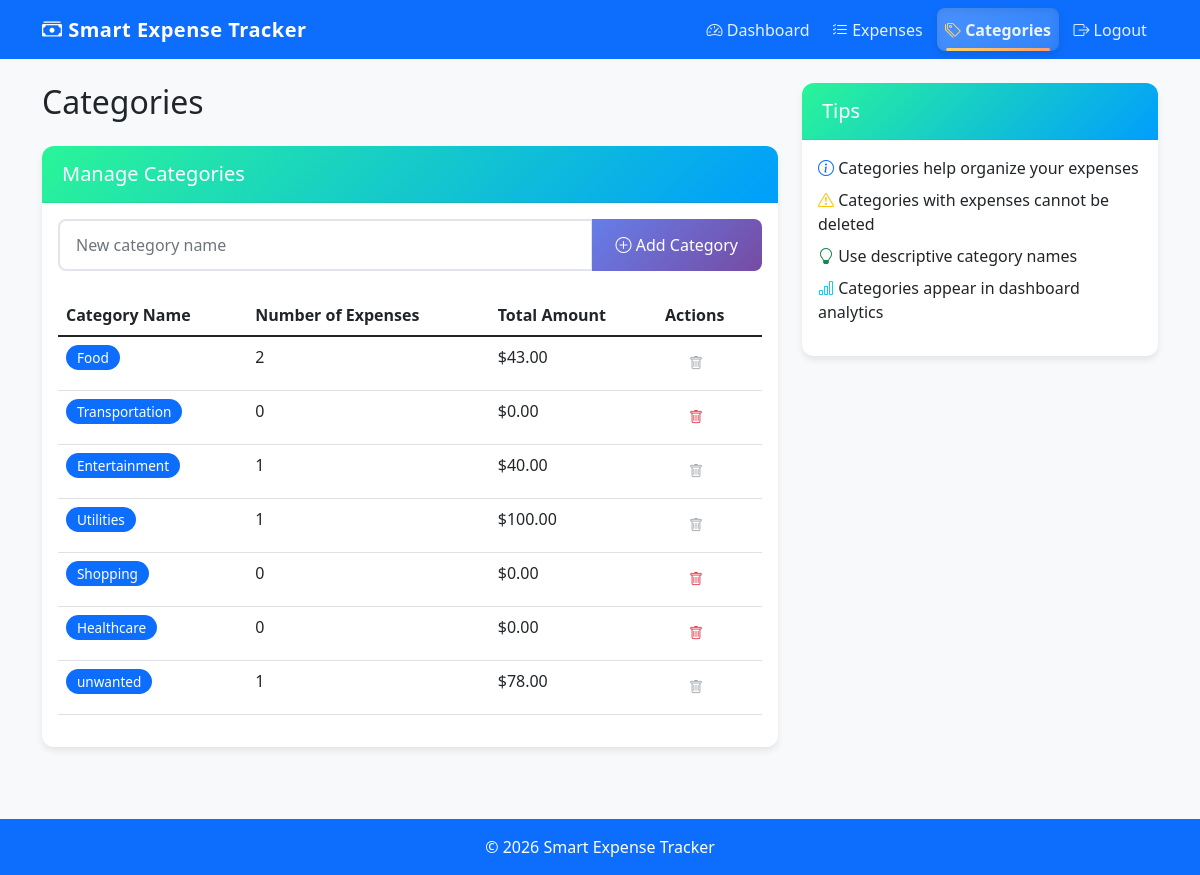
Before: /categories (signed in) with the older database file.
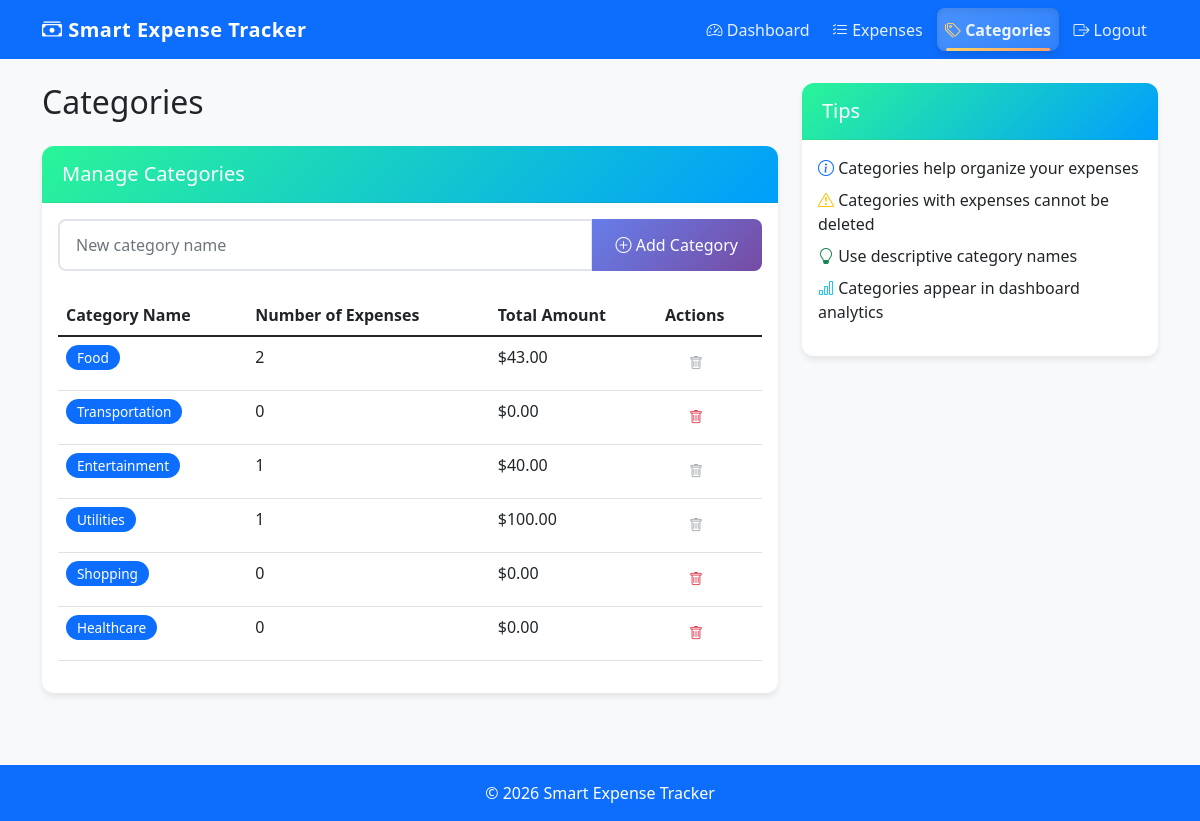
After: the same page with the newer database file.
### app.py (models this page shows)
class Category(db.Model):
    id = db.Column(db.Integer, primary_key=True)
    name = db.Column(db.String(50), nullable=False)
    user_id = db.Column(db.Integer, db.ForeignKey('user.id'), nullable=False)
    expenses = db.relationship('Expense', backref='category', lazy=True)

### app.py (the view)
@app.route('/categories')
@login_required
def categories():
    categories_list = Category.query.filter_by(user_id=current_user.id).all()
    return render_template('categories.html', categories=categories_list)

### app.py (called while the page is built)
@login_manager.user_loader
def load_user(user_id):
    return db.session.get(User, int(user_id))  # Fixed for SQLAlchemy 2.0

### templates/categories.html (shortened to what the changed rows need)
{% extends "base.html" %}
{% block content %}
<div class="row">
    <div class="col-md-8">
        <h2 class="mb-4">Categories</h2>
        <div class="card mb-4">
            <div class="card-body">
                {% if categories %}
                <div class="table-responsive">
                    <table class="table table-hover">
                        <thead>
                            <tr>
                                <th>Category Name</th>
                                <th>Number of Expenses</th>
                                <th>Total Amount</th>
                                <th>Actions</th>
                            </tr>
                        </thead>
                        <tbody>
                            {% for category in categories %}
                            <tr>
                                <td>
                                    <span class="badge bg-primary">{{ category.name }}</span>
                                </td>
                                <td>{{ category.expenses|length }}</td>
                                <td>${{ "%.2f"|format(category.expenses|sum(attribute='amount')) }}</td>
                                <td>
                                    {% if category.expenses|length == 0 %}
                                    <a href="{{ url_for('delete_category', id=category.id) }}"
                                        class="btn btn-sm btn-outline-danger delete-btn" data-type="category"
                                        data-name="{{ category.name }}">
                                        <i class="bi bi-trash"></i>
                                    </a>
                                    {% else %}
                                    <button class="btn btn-sm btn-outline-secondary" disabled
                                        title="Cannot delete category with expenses" data-bs-toggle="tooltip">
                                        <i class="bi bi-trash"></i>
                                    </button>
                                    {% endif %}
                                </td>
                            </tr>
                            {% endfor %}
                        </tbody>
                    </table>
                </div>
                {% else %}
                <div class="text-center py-3">
                    <p class="text-muted">No categories found. Add your first category.</p>
                </div>
                {% endif %}
            </div>
        </div>
    </div>
</div>
{% endblock %}

Changed rows visible on the page:
no longer on this page (row edited): Category: name "unwanted", expenses|length "1", expenses|sum "78.00"
